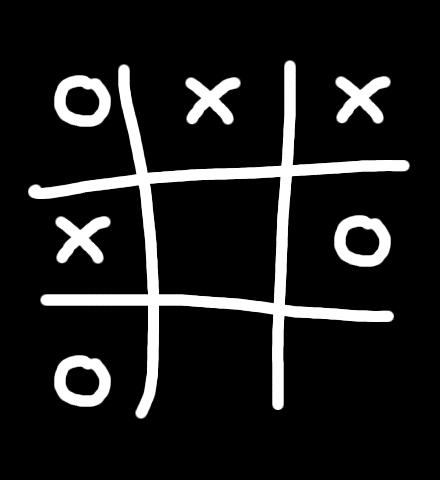
#> input picture PyImagesearch.com/contours_tictactoe.png, 440 x 480 px
$ jupyter execute tictactoe.ipynb
#> lines starting #> are read from the running program, lines starting #| are printed output that depends on the picture; after the words box and inside, x2 and y2 are one past the last pixel; in counts of white or black regions, pixels touching at a corner belong together
[cell 1]
import cv2
import numpy as np
import imutils

image = cv2.imread("contours_tictactoe.png")
#> image is the input picture: shape (480, 440, 3); min 0, max 255, mean 29.5
gray = cv2.cv2.cvtColor(image,cv2.COLOR_BGR2GRAY)

cnts = cv2.findContours(gray,cv2.RETR_EXTERNAL,cv2.CHAIN_APPROX_SIMPLE)
#> cnts = 7 contours; box (x1, y1, x2, y2) and area: (28, 60, 410, 419) 29898, (54, 355, 111, 407) 2402, (334, 215, 391, 267) 2402, (54, 75, 111, 127) 2402, (55, 216, 111, 264) 1452, (185, 77, 241, 125) 1452, (335, 76, 391, 124) 1452
cnts = imutils.grab_contours(cnts)

for (i,c) in enumerate(cnts):
    area = cv2.contourArea(c)
    (x,y,w,h) = cv2.boundingRect(c)

    hull = cv2.convexHull(c)

    hullArea = cv2.contourArea(hull)

    solidity = area/float(hullArea)

    char = "?"

    if(solidity > 0.9 and solidity != 1):
        char = "0"
    elif(solidity > 0.5 and solidity != 1):
        char = "X"

    if(char != "?"):
        cv2.drawContours(image, [c], -1, (0,255,0), 3)
        cv2.putText(image, char, (x, y-10), cv2.FONT_HERSHEY_SIMPLEX, 1.25, (0,255,0, 4))

    print("{} (Contour #{}) -- solidity={:.2f}".format(char,i+1,solidity))
#> this loop made 7 passes
#> (area, x, y, w, h, hullArea, solidity, char) on passes 1 to 7: (2402.5, 54, 355, 57, 52, 2443.5, 0.983, '0'), (1452, 55, 216, 56, 48, 2417, 0.601, 'X'), (2402.5, 334, 215, 57, 52, 2443.5, 0.983, '0'), (1452, 185, 77, 56, 48, 2417, 0.601, 'X'), (1452, 335, 76, 56, 48, 2417, 0.601, 'X'), (2402.5, 54, 75, 57, 52, 2443.5, 0.983, '0'), (29898.5, 28, 60, 382, 359, 107155, 0.279, '?')
#| 0 (Contour #1) -- solidity=0.98
#| X (Contour #2) -- solidity=0.60
#| 0 (Contour #3) -- solidity=0.98
#| X (Contour #4) -- solidity=0.60
#| X (Contour #5) -- solidity=0.60
#| 0 (Contour #6) -- solidity=0.98
#| ? (Contour #7) -- solidity=0.28
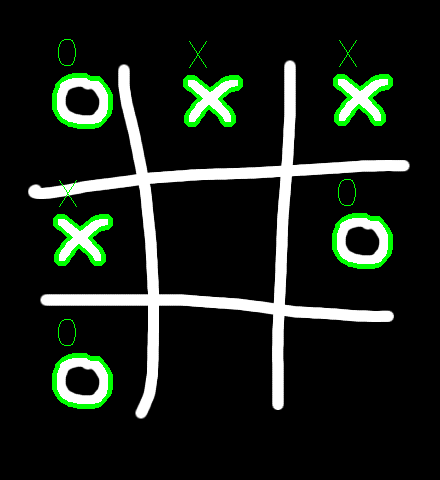
#> image: shape (480, 440, 3); 2.8% of pixels changed, all inside (x1, y1, x2, y2) = (52, 39, 393, 409)

cv2.imshow("image",image)
cv2.waitKey()
cv2.destroyAllWindows()
